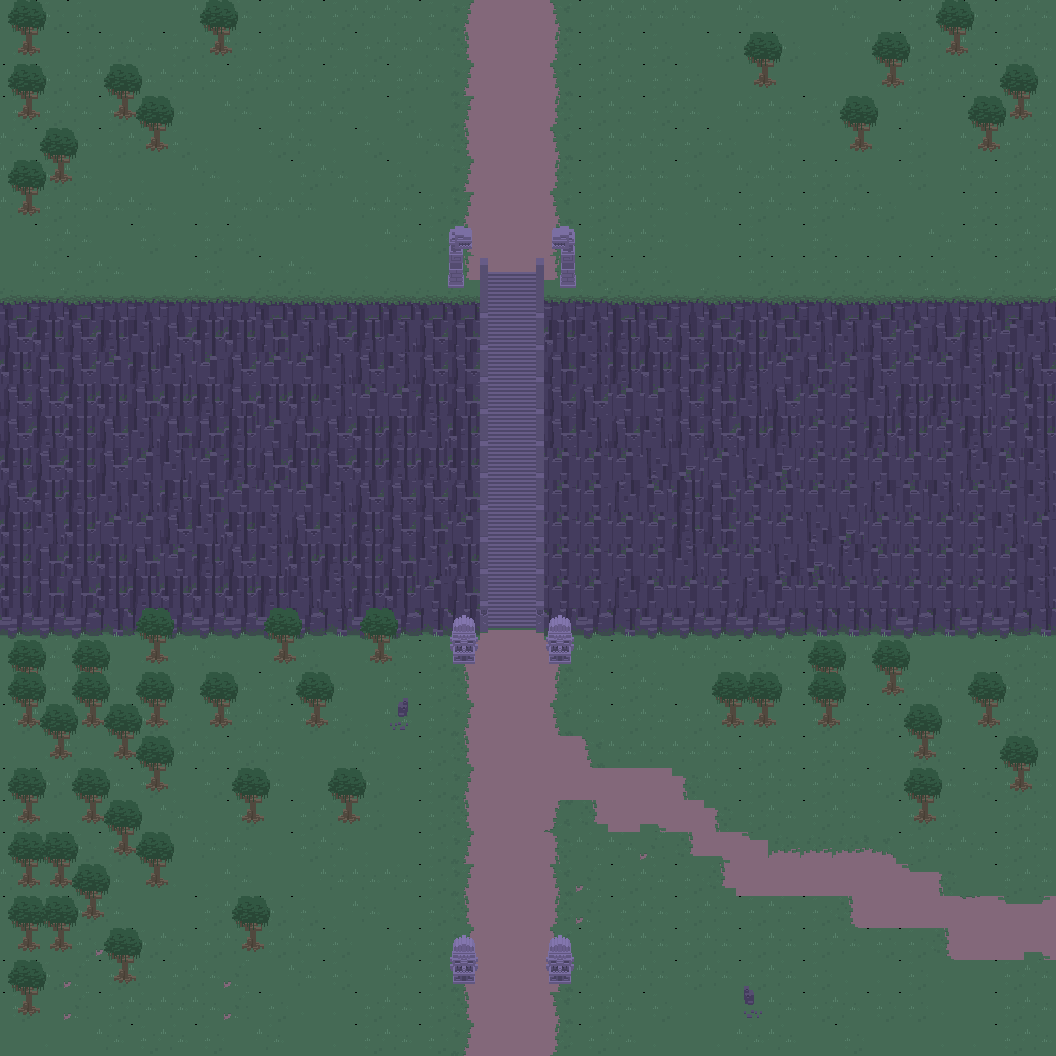

Below is a game level as drawn by its tile map, then a one-line description and the .tmx that defines it (tile-layer data replaced by summaries):
An orthogonal 33x33 tile map with 32x32 px tiles, 4 tile layers (Background/path, Stairs/Cliff, Forest, Foreground).

<map version="1.0" orientation="orthogonal" renderorder="right-down" width="33" height="33" tilewidth="32" tileheight="32" nextobjectid="1">
 <tileset firstgid="1" name="Basic" tilewidth="32" tileheight="32" tilecount="128" columns="16">
  <image source="tst_tileset.png" width="512" height="256" />
 </tileset>
 <layer name="Background/path" width="33" height="33">
  <data>[1089 cells, 1089 non-empty, 18 distinct tile ids]</data>
 </layer>
 <layer name="Stairs/Cliff" width="33" height="33">
  <data>[1089 cells, 384 non-empty, 22 distinct tile ids]</data>
 </layer>
 <layer name="Forest" width="33" height="33">
  <data>[1089 cells, 80 non-empty, 4 distinct tile ids]</data>
 </layer>
 <layer name="Foreground" width="33" height="33">
  <data>[1089 cells, 138 non-empty, 10 distinct tile ids]</data>
 </layer>
</map>